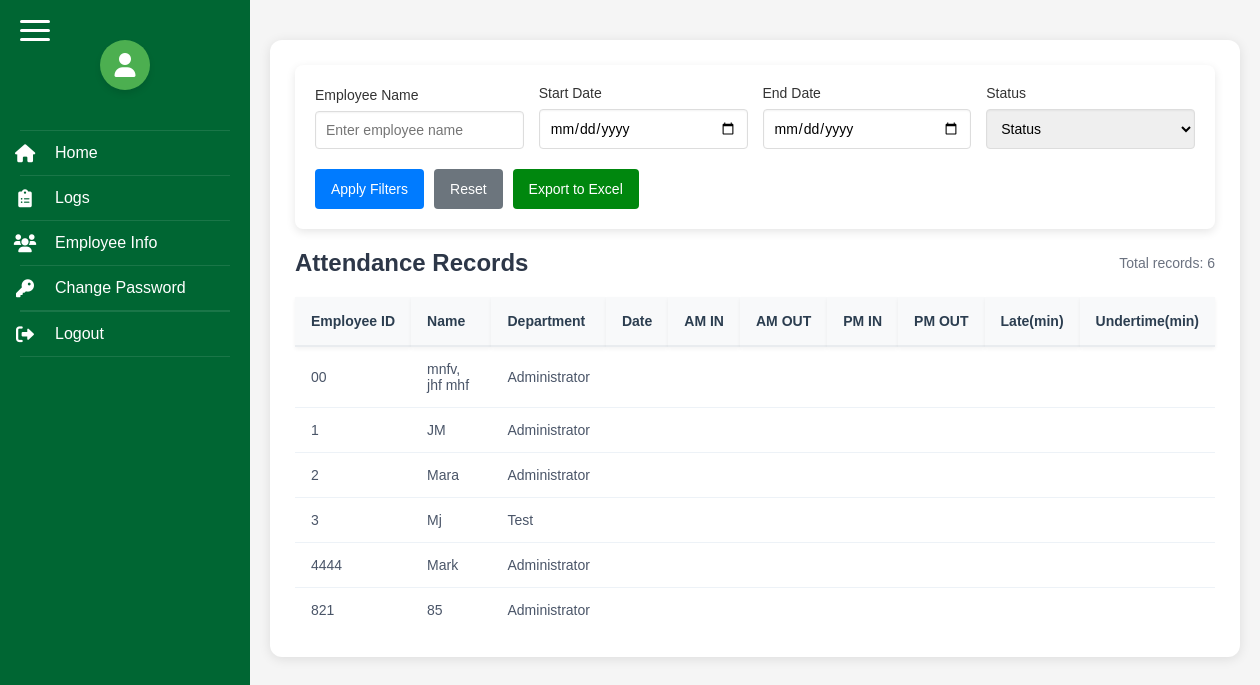
Page /logs.php (signed in) on the committed database.
### tables this page shows
CREATE TABLE `emp_info` (
  `ID` varchar(20) NOT NULL,
  `Name` varchar(50) NOT NULL,
  `DEPT` varchar(255) NOT NULL,
  `STATUS` varchar(20) NOT NULL
);

### logs.php (the view, shortened to what this page needs)
<?php
require_once 'includes/db_connect.php';
function convertTo12Hour($time) {
    if (empty($time)) return '';
    return date('h:i A', strtotime($time));
}
$filter_start_date = isset($_GET['start_date']) ? $_GET['start_date'] : '';
$filter_end_date = isset($_GET['end_date']) ? $_GET['end_date'] : '';
$filter_name = isset($_GET['employee_name']) ? $_GET['employee_name'] : '';
$filter_status = isset($_GET['status']) ? $_GET['status'] : '';
$query = "SELECT e.ID as EMP_ID, e.Name, e.DEPT, e.STATUS, r.DATE, r.AM_IN, r.AM_OUT, r.PM_IN, r.PM_OUT, r.LATE, r.UNDERTIME
          FROM emp_info e
          LEFT JOIN emp_rec r ON e.ID = r.EMP_ID
          WHERE 1=1";
$params = [];
$query .= " ORDER BY e.ID, r.DATE DESC";
$stmt = $pdo->prepare($query);
$stmt->execute($params);
$records = $stmt->fetchAll(PDO::FETCH_ASSOC);
?>
<!DOCTYPE html>
<html>
<head>
    <link rel="stylesheet" href="https://cdnjs.cloudflare.com/ajax/libs/font-awesome/6.0.0/css/all.min.css">
</head>
<body>
    <?php include 'sidebar.php'; ?>
    <div class="main-content">
        <div class="logs-table">
            <div class="filter-container">
                <form method="GET" action="" class="filter-form">
                    <div class="filter-group">
                        <label class="filter-label">Employee Name</label>
                        <input type="text" name="employee_name" class="filter-input" value="<?php echo htmlspecialchars($filter_name); ?>" placeholder="Enter employee name">
                    </div>
                    <div class="filter-group">
                        <label class="filter-label">Start Date</label>
                        <input type="date" name="start_date" class="filter-input" value="<?php echo htmlspecialchars($filter_start_date); ?>">
                    </div>
                    <div class="filter-group">
                        <label class="filter-label">End Date</label>
                        <input type="date" name="end_date" class="filter-input" value="<?php echo htmlspecialchars($filter_end_date); ?>">
                    </div>
                    <div class="filter-group">
                        <label class="filter-label">Status</label>
                        <select name="status" class="filter-input" <?php echo htmlspecialchars($filter_status); ?>>
                            <option value="">Status</option">
                        </select>
                    </div>
                    <div class="filter-actions">
                        <button type="submit" class="filter-button">Apply Filters</button>
                        <a href="logs.php" class="filter-button reset-button">Reset</a>
                        <button id="exportExcelBtn" class="export-button">Export to Excel</button>
                    </div>
                </form>
            </div>
            <div class="table-header">
                <h2 class="table-title">Attendance Records</h2>
                <div class="results-count">Total records: <?php echo count($records); ?></div>
            </div>
            <table>
                <thead>
                    <tr>
                        <th>Employee ID</th>
                        <th>Name</th>
                        <th>Department</th>
                        <th>Date</th>
                        <th>AM IN</th>
                        <th>AM OUT</th>
                        <th>PM IN</th>
                        <th>PM OUT</th>
                        <th>Late(min)</th>
                        <th>Undertime(min)</th>
                    </tr>
                </thead>
                <tbody>
                    <?php foreach ($records as $record): ?>
                    <tr>
                        <td><?php echo htmlspecialchars($record['EMP_ID']); ?></td>
                        <td><?php echo htmlspecialchars($record['Name']); ?></td>
                        <td><?php echo htmlspecialchars($record['DEPT']); ?></td>
                        <td><?php echo htmlspecialchars($record['DATE']); ?></td>
                        <td><?php echo convertTo12Hour($record['AM_IN']); ?></td>
                        <td><?php echo convertTo12Hour($record['AM_OUT']); ?></td>
                        <td><?php echo convertTo12Hour($record['PM_IN']); ?></td>
                        <td><?php echo convertTo12Hour($record['PM_OUT']); ?></td>
                        <td><?php echo (isset($record['LATE']) && ($record['LATE'] === '0' || $record['LATE'] == 0)) ? '' : htmlspecialchars($record['LATE']); ?></td>
                        <td><?php
                        ?></td>
                    </tr>
                    <?php endforeach; ?>
                </tbody>
            </table>
        </div>
    </div>
</body>
</html>

### logs.php (style rules this page uses)
* { margin: 0; padding: 0; box-sizing: border-box; font-family: Arial, sans-serif; }
body { display: flex; min-height: 100vh; }
.main-content { flex: 1; padding: 20px; background-color: #f5f5f5; position: relative; }
.logs-table { background-color: white; padding: 25px; border-radius: 12px; box-shadow: 0 2px 12px rgba(0, 0, 0, 0.1); margin: 20px 0; }
.logs-table table { width: 100%; border-collapse: separate; border-spacing: 0; font-size: 14px; }
.logs-table thead { position: sticky; top: 90px; z-index: 99; }
.logs-table th { background-color: #f8f9fa; color: #2c3e50; font-weight: 600; padding: 16px; text-align: left; border-bottom: 2px solid #e9ecef; white-space: nowrap; box-shadow: 0 2px 4px rgba(0, 0, 0, 0.05); }
.logs-table td { padding: 14px 16px; border-bottom: 1px solid #edf2f7; color: #4a5568; }
.logs-table tbody tr:last-child td { border-bottom: none; }
.filter-container { position: sticky; top: 0; z-index: 100; margin-bottom: 20px; padding: 20px; background-color: #fff; border-radius: 8px; box-shadow: 0 3px 10px rgba(0, 0, 0, 0.1); }
.filter-form { display: flex; flex-wrap: wrap; gap: 15px; align-items: flex-end; }
.filter-group { flex: 1; min-width: 200px; }
.filter-label { display: block; margin-bottom: 8px; font-weight: 500; color: #333; font-size: 14px; }
.filter-input { width: 100%; padding: 10px; border: 1px solid #ddd; border-radius: 4px; font-size: 14px; box-shadow: inset 0 1px 2px rgba(0,0,0,0.05); }
.filter-actions { display: flex; gap: 10px; margin-top: 5px; }
.filter-button { background-color: #007bff; color: white; padding: 10px 16px; border: none; border-radius: 4px; cursor: pointer; font-size: 14px; transition: background-color 0.2s; flex-shrink: 0; height: 40px; display: flex; align-items: center; justify-content: center; }
.export-button { background-color:rgb(0, 135, 14); color: white; padding: 10px 16px; border: none; border-radius: 4px; cursor: pointer; font-size: 14px; transition: background-color 0.2s; flex-shrink: 0; height: 40px; display: flex; align-items: center; justify-content: center; }
.reset-button { background-color: #6c757d; text-decoration: none; color: white; }
.table-header { display: flex; justify-content: space-between; align-items: center; margin-bottom: 20px; }
.table-title { font-size: 1.5rem; color: #2d3748; font-weight: 600; }
.results-count { color: #6b7280; font-size: 14px; }

### sidebar.php (style rules this page uses)
* { margin: 0; padding: 0; box-sizing: border-box; font-family: Arial, sans-serif; }
body { position: sticky; display: flex; min-height: 100vh; height: 100vh; overflow-y: auto; }
.main-content { margin-left: 250px; flex: 1; padding: 20px; background-color: #f5f5f5; position: relative; }
button { display: inline-block; visibility: visible; z-index: 1000; }

### rows in the picture
emp_info: ID "00", Name "mnfv, jhf mhf", DEPT "Administrator"
emp_info: ID "1", Name "JM", DEPT "Administrator"
emp_info: ID "2", Name "Mara", DEPT "Administrator"
emp_info: ID "3", Name "Mj", DEPT "Test"
emp_info: ID "4444", Name "Mark", DEPT "Administrator"
emp_info: ID "821", Name "85", DEPT "Administrator"

### other values in the picture
count($records) "6"
